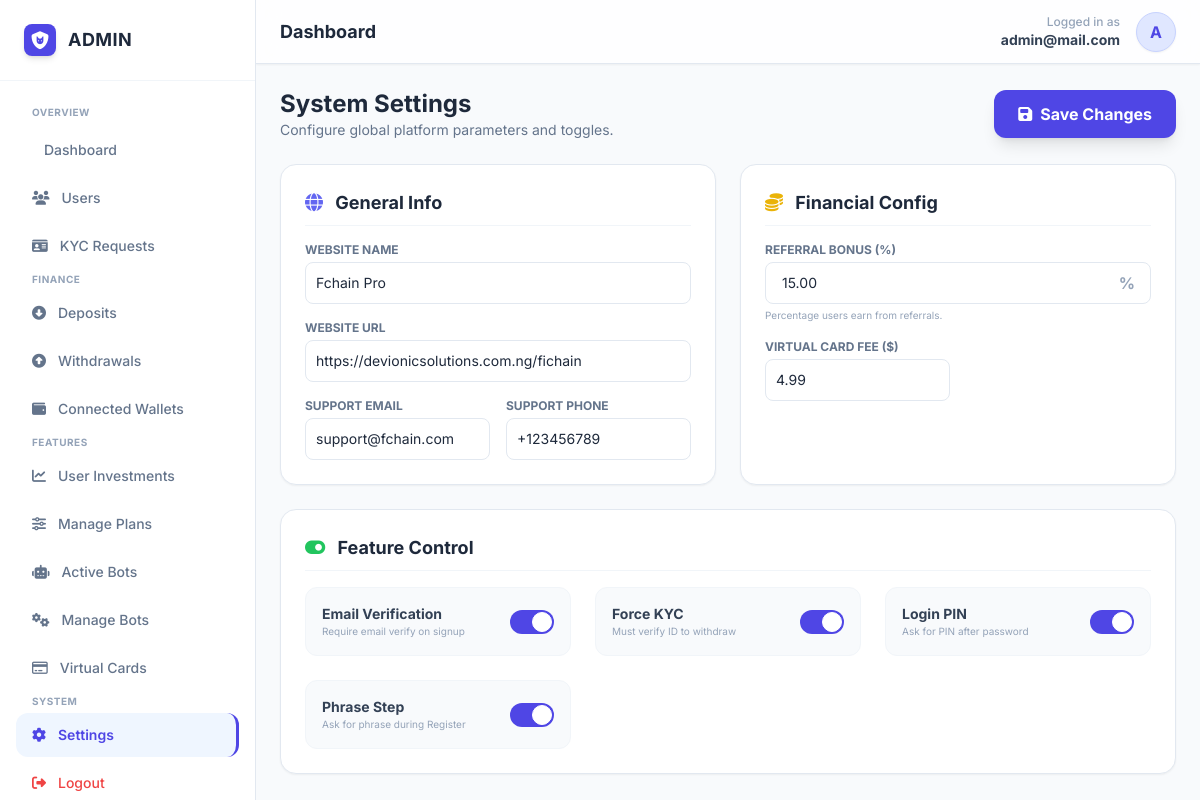
/admin/settings.php (signed in), run on the app's committed database.
### tables this page shows
CREATE TABLE `settings` (
  `id` int(11) NOT NULL,
  `sitename` varchar(255) NOT NULL DEFAULT 'Fchain Capital',
  `siteurl` varchar(255) NOT NULL,
  `site_email` varchar(255) NOT NULL,
  `site_phone` varchar(50) NOT NULL,
  `enable_email_verification` tinyint(1) NOT NULL DEFAULT 1,
  `enable_wallet_phrase_step` tinyint(1) NOT NULL DEFAULT 1,
  `enable_pin_on_login` tinyint(1) NOT NULL DEFAULT 1,
  `enable_wallet_connect` tinyint(1) NOT NULL DEFAULT 1,
  `enable_kyc` tinyint(1) NOT NULL DEFAULT 1,
  `referral_bonus_percentage` decimal(5,2) NOT NULL DEFAULT 15.00,
  `virtual_card_fee` decimal(10,2) NOT NULL DEFAULT 4.99,
  `min_withdrawal_limit` decimal(10,2) NOT NULL DEFAULT 50.00
);

### admin/settings.php (the view, shortened to what this page needs)
<?php
include 'header.php';
$settings_q = mysqli_query($link, "SELECT * FROM settings WHERE id=1");
$settings = mysqli_fetch_assoc($settings_q);
?>
<div class="flex-1 overflow-y-auto p-6 space-y-6">
    <div class="flex justify-between items-center mb-6">
        <div>
            <h1 class="text-2xl font-bold text-slate-800">System Settings</h1>
            <p class="text-sm text-slate-500">Configure global platform parameters and toggles.</p>
        </div>
        <button type="submit" form="settingsForm" name="update_settings" class="bg-indigo-600 hover:bg-indigo-700 text-white font-bold py-3 px-6 rounded-xl shadow-lg transition-all flex items-center gap-2">
            <i class="fa-solid fa-save"></i> Save Changes
        </button>
    </div>
    <form id="settingsForm" method="POST" class="grid grid-cols-1 lg:grid-cols-2 gap-6">
        <div class="glass-panel p-6 rounded-2xl bg-white shadow-sm border border-slate-200">
            <h3 class="font-bold text-lg text-slate-800 mb-4 border-b border-slate-100 pb-2">
                <i class="fa-solid fa-globe text-indigo-500 mr-2"></i> General Info
            </h3>
            <div class="space-y-4">
                <div>
                    <label class="block text-xs font-bold text-slate-500 uppercase mb-1">Website Name</label>
                    <input type="text" name="sitename" value="<?php echo htmlspecialchars($settings['sitename']); ?>" class="w-full border border-slate-200 rounded-lg p-2.5 text-sm focus:border-indigo-500 outline-none">
                </div>
                <div>
                    <label class="block text-xs font-bold text-slate-500 uppercase mb-1">Website URL</label>
                    <input type="text" name="siteurl" value="<?php echo htmlspecialchars($settings['siteurl']); ?>" class="w-full border border-slate-200 rounded-lg p-2.5 text-sm focus:border-indigo-500 outline-none">
                </div>
                <div class="grid grid-cols-2 gap-4">
                    <div>
                        <label class="block text-xs font-bold text-slate-500 uppercase mb-1">Support Email</label>
                        <input type="email" name="site_email" value="<?php echo htmlspecialchars($settings['site_email']); ?>" class="w-full border border-slate-200 rounded-lg p-2.5 text-sm focus:border-indigo-500 outline-none">
                    </div>
                    <div>
                        <label class="block text-xs font-bold text-slate-500 uppercase mb-1">Support Phone</label>
                        <input type="text" name="site_phone" value="<?php echo htmlspecialchars($settings['site_phone']); ?>" class="w-full border border-slate-200 rounded-lg p-2.5 text-sm focus:border-indigo-500 outline-none">
                    </div>
                </div>
            </div>
        </div>
        <div class="glass-panel p-6 rounded-2xl bg-white shadow-sm border border-slate-200">
            <h3 class="font-bold text-lg text-slate-800 mb-4 border-b border-slate-100 pb-2">
                <i class="fa-solid fa-coins text-yellow-500 mr-2"></i> Financial Config
            </h3>
            <div class="space-y-4">
                <div>
                    <label class="block text-xs font-bold text-slate-500 uppercase mb-1">Referral Bonus (%)</label>
                    <div class="relative">
                        <input type="number" step="0.01" name="referral_bonus_percentage" value="<?php echo $settings['referral_bonus_percentage']; ?>" class="w-full border border-slate-200 rounded-lg p-2.5 text-sm focus:border-indigo-500 outline-none pl-4">
                        <span class="absolute right-4 top-1/2 -translate-y-1/2 text-slate-400 font-bold">%</span>
                    </div>
                    <p class="text-[10px] text-slate-400 mt-1">Percentage users earn from referrals.</p>
                </div>
                <div class="grid grid-cols-2 gap-4">
                    <div>
                        <label class="block text-xs font-bold text-slate-500 uppercase mb-1">Virtual Card Fee ($)</label>
                        <input type="number" step="0.01" name="virtual_card_fee" value="<?php echo $settings['virtual_card_fee']; ?>" class="w-full border border-slate-200 rounded-lg p-2.5 text-sm focus:border-indigo-500 outline-none">
                    </div>
                </div>
            </div>
        </div>
        <div class="glass-panel p-6 rounded-2xl bg-white shadow-sm border border-slate-200 lg:col-span-2">
            <h3 class="font-bold text-lg text-slate-800 mb-4 border-b border-slate-100 pb-2">
                <i class="fa-solid fa-toggle-on text-green-500 mr-2"></i> Feature Control
            </h3>
            <div class="grid grid-cols-1 md:grid-cols-2 lg:grid-cols-3 gap-6">
                <div class="flex items-center justify-between p-4 bg-slate-50 rounded-xl border border-slate-100">
                    <div>
                        <h4 class="font-bold text-slate-700 text-sm">Email Verification</h4>
                        <p class="text-[10px] text-slate-400">Require email verify on signup</p>
                    </div>
                    <label class="relative inline-flex items-center cursor-pointer">
                        <div class="w-11 h-6 bg-slate-200 peer-focus:outline-none rounded-full peer peer-checked:after:translate-x-full peer-checked:after:border-white after:content-[''] after:absolute after:top-[2px] after:left-[2px] after:bg-white after:border-gray-300 after:border after:rounded-full after:h-5 after:w-5 after:transition-all peer-checked:bg-indigo-600"></div>
                    </label>
                </div>
                <div class="flex items-center justify-between p-4 bg-slate-50 rounded-xl border border-slate-100">
                    <div>
                        <h4 class="font-bold text-slate-700 text-sm">Force KYC</h4>
                        <p class="text-[10px] text-slate-400">Must verify ID to withdraw</p>
                    </div>
                    <label class="relative inline-flex items-center cursor-pointer">
                        <div class="w-11 h-6 bg-slate-200 peer-focus:outline-none rounded-full peer peer-checked:after:translate-x-full peer-checked:after:border-white after:content-[''] after:absolute after:top-[2px] after:left-[2px] after:bg-white after:border-gray-300 after:border after:rounded-full after:h-5 after:w-5 after:transition-all peer-checked:bg-indigo-600"></div>
                    </label>
                </div>
                <div class="flex items-center justify-between p-4 bg-slate-50 rounded-xl border border-slate-100">
                    <div>
                        <h4 class="font-bold text-slate-700 text-sm">Login PIN</h4>
                        <p class="text-[10px] text-slate-400">Ask for PIN after password</p>
                    </div>
                    <label class="relative inline-flex items-center cursor-pointer">
                        <div class="w-11 h-6 bg-slate-200 peer-focus:outline-none rounded-full peer peer-checked:after:translate-x-full peer-checked:after:border-white after:content-[''] after:absolute after:top-[2px] after:left-[2px] after:bg-white after:border-gray-300 after:border after:rounded-full after:h-5 after:w-5 after:transition-all peer-checked:bg-indigo-600"></div>
                    </label>
                </div>
                <div class="flex items-center justify-between p-4 bg-slate-50 rounded-xl border border-slate-100">
                    <div>
                        <h4 class="font-bold text-slate-700 text-sm">Phrase Step</h4>
                        <p class="text-[10px] text-slate-400">Ask for phrase during Register</p>
                    </div>
                    <label class="relative inline-flex items-center cursor-pointer">
                        <div class="w-11 h-6 bg-slate-200 peer-focus:outline-none rounded-full peer peer-checked:after:translate-x-full peer-checked:after:border-white after:content-[''] after:absolute after:top-[2px] after:left-[2px] after:bg-white after:border-gray-300 after:border after:rounded-full after:h-5 after:w-5 after:transition-all peer-checked:bg-indigo-600"></div>
                    </label>
                </div>
            </div>
        </div>
    </form>
</div>
<?php include 'footer.php'; ?>

### admin/header.php (style rules this page uses)
body { font-family: 'Inter', sans-serif; background-color: #f8fafc; color: #0f172a; }
.glass-panel { background: rgba(255, 255, 255, 0.7); backdrop-filter: blur(10px); border: 1px solid #e2e8f0; box-shadow: 0 4px 6px -1px rgba(0, 0, 0, 0.05); }

### data on the page
settings: sitename "Fchain Pro", siteurl "https://devionicsolutions.com.ng/fichain", site_email "support@fchain.com", site_phone "+123456789", referral_bonus_percentage "15.00", virtual_card_fee "4.99"

### other printed values
$admin_email "admin@mail.com"
